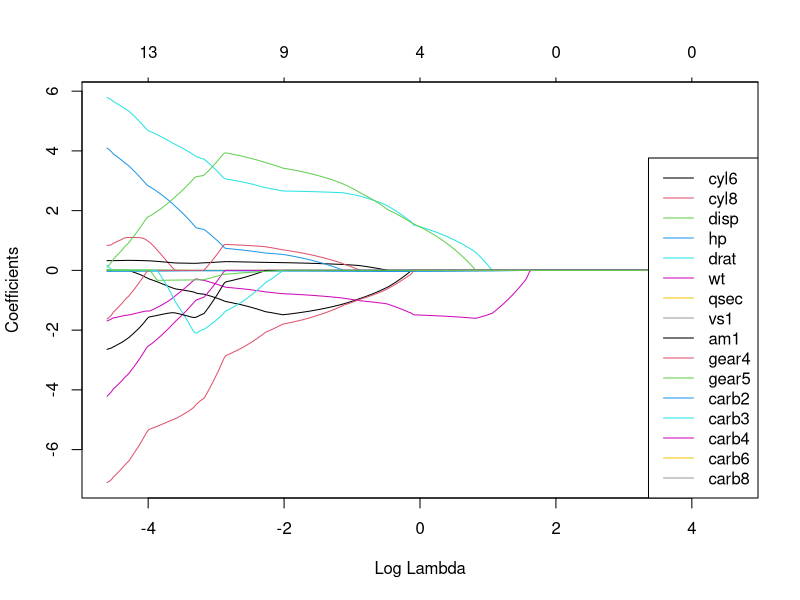
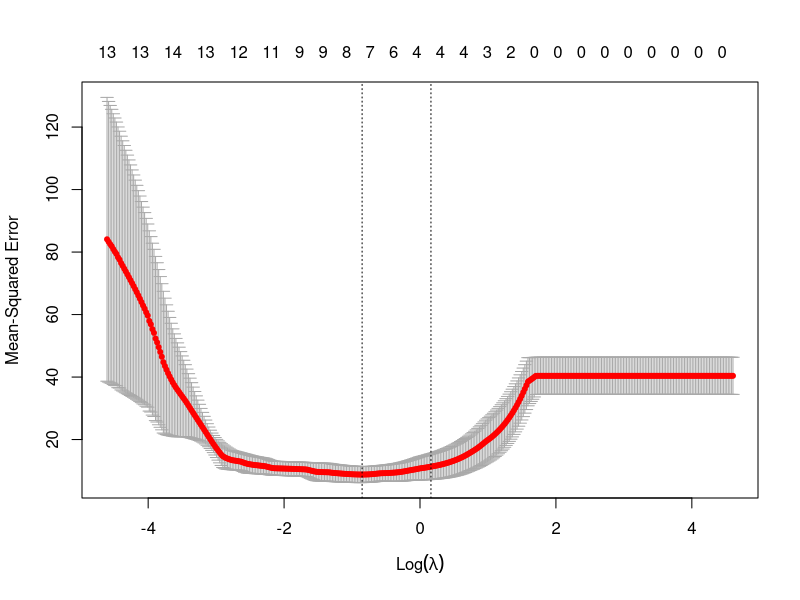

These figures' R source, in order:
#### model olusturma ve degerlendirme ####

View(mtcars)
# lambda ile buyuk verilerde calismayi ridge regresyon modelinde denedik ve iyi sonuc alamadik
# o yuzden daha kucuk verilerde deneyecegiz

library(tidyverse)
library(glmnet)
library(caret)

# cyl, vs, am, gear, carb factor olacak


modelData <- mtcars %>% mutate(cyl=as.factor(cyl), vs = as.factor(vs), am=as.factor(am),
                  gear= as.factor(gear), carb = as.factor(carb))


class(modelData$cyl)
# factor baska bakmaya gerek yok



modelDataDummy <- model.matrix(~ . , data = modelData)
View(modelDataDummy)
# dummy degiskenleri olusturduk


set.seed(155)
smpIndex <- sample(1:nrow(modelDataDummy), size = 0.75*nrow(modelDataDummy))


trainData <- modelDataDummy[smpIndex,]
testData <- modelDataDummy[-smpIndex,]


trainData_x <- trainData[,-c(1,2)]
# intercep ve tahmin edecegimiz mpg degerlerini cikaralim
trainData_y <- trainData[,2]
# tahmin edecegimiz degeri y olarak aldik
# aynisini test datalarimiz icin de yapalim

testData_x <- testData[,-c(1,2)]
testData_y <- testData[,2]
# burda da ayni islemleri gerceklestirdik


lambdas <- 10^seq(2,-2, by = -0.01)

fitGL <- glmnet(trainData_x, trainData_y, alpha = 1, lambda = lambdas)
fitGL
# alpha 1 ise lasso yapiyo dikkat
plot(fitGL, xvar = "lambda")
legend("bottomright", lwd = 1, col = 1:nrow(trainData_x),
       legend = colnames(trainData_x))

# lambda degerlerimin logaritmik donusumlu halinin grafigini cizdik
# katsayilar ve nonzero degerlerim de var

# uygun lambda degerini bulma 

modelcv <- cv.glmnet(trainData_x, trainData_y, alpha = 1, lambda = lambdas)
# uyari verdi 10a bol dedik ya 3den az gozlem sayisi varmis bazi gozlemlerde
# 3 parcaya bolcez

modelcv <- cv.glmnet(trainData_x, trainData_y, alpha = 1, lambda = lambdas,nfolds = 3)
plot(modelcv)
# ortalama hata kareleri en dusuk olan deger en iyi sonucalri verir 
# seklinde yorumla
# ideal araligim degisken sayim 9 ile 6 arasinda vermis logaritmik donusumu yapilmis sekilde
# -2 ile 0 arasinda bi lambda degeri alicam 10^-2 ve 0 ile gibi


best_lambda <- modelcv$lambda.min
# 0.4265795 imis deger
# katsayilarin degeri yuksek yani anlamli bir etki birakabilir demek

 
## model olusturma ve degerlendirme 

modelLasso <- glmnet(trainData_x, trainData_y, alpha = 1,lambda = best_lambda)

modelLasso$beta
# beta degerlerimde bazilarinda . var. yani bunlar modelimizde 0 demektir
# mesela cyl8 var bu . almis bunun modelimizde etkisi dusuk/yok demektir

modelLasso
# df 7 yani nonzero yani 0 olmayan katsayilarim
# dev 0.87 verdi yani r2 gibi olan dev degerimiz cok iyi gelmis 


predLasso <- predict(modelLasso, testData_x)

library(caret)

R2(predLasso, testData_y)
# 0.79 iyi bir sonuc testte de iyi sonuclar verdi
RMSE(predLasso, testData_y)
# hatalar kareler ortalamasi 2.79 gayet iyi
MAE(predLasso, testData_y)
# hatalar toplami ortalamasi 2.41 o da iyi sayilir




modelLm <- glmnet(trainData_x, trainData_y, alpha = 1,lambda = 0)
# lambda sifir olursa eger bildigimiz dogrusal regresyon gibi ekk modeli gibi davranir
modelLm
# dev degerim 0.91 daha iyi sonuc gibi duruyor
modelLm$beta
# sadece carb8 alinmadi

predLm <- predict(modelLm, testData_x)

R2(predLm,testData_y)
# r2 degerim 0.32 baya dusuk geldi
RMSE(predLm, testData_y)
# hatalar kareler ortalmasi 5 geldi cok geldi resmen 2 kati lasso'ya gore
MAE(predLm, testData_y)
# 3.81 bu da fazla geldi

# bir de ben ridge denim bakim ne gelcek


modelRidge <- glmnet(trainData_x, trainData_y, alpha = 0,lambda = best_lambda)
modelRidge$beta
# etkisizler sifira ayakinlasti carb8 yine sifir
predRidge <- predict(modelRidge, testData_x)

R2(predRidge, testData_y)
# 0.69
RMSE(predRidge, testData_y)
# 3.37
MAE(predRidge, testData_y)
# 2.84


# hepsini kontrol edelim
# en kotu sonuclari lm modelimiz verdi
# en iyi sonuclari Lasso modelimiz verdi
# lasso ile ridge modellerimiz yakin sonuclar verdi gibi ancak veri setindeki degerlerimiz
# kucuk sayilardan olustugunda kucuk artislarin da onemi olabiliyor

# lasso ve ridge gozlem sayisinin az oldugu veri setlerinde daha iyi bir performans gosterdigi
# anlasilmistir bu uygulamada

